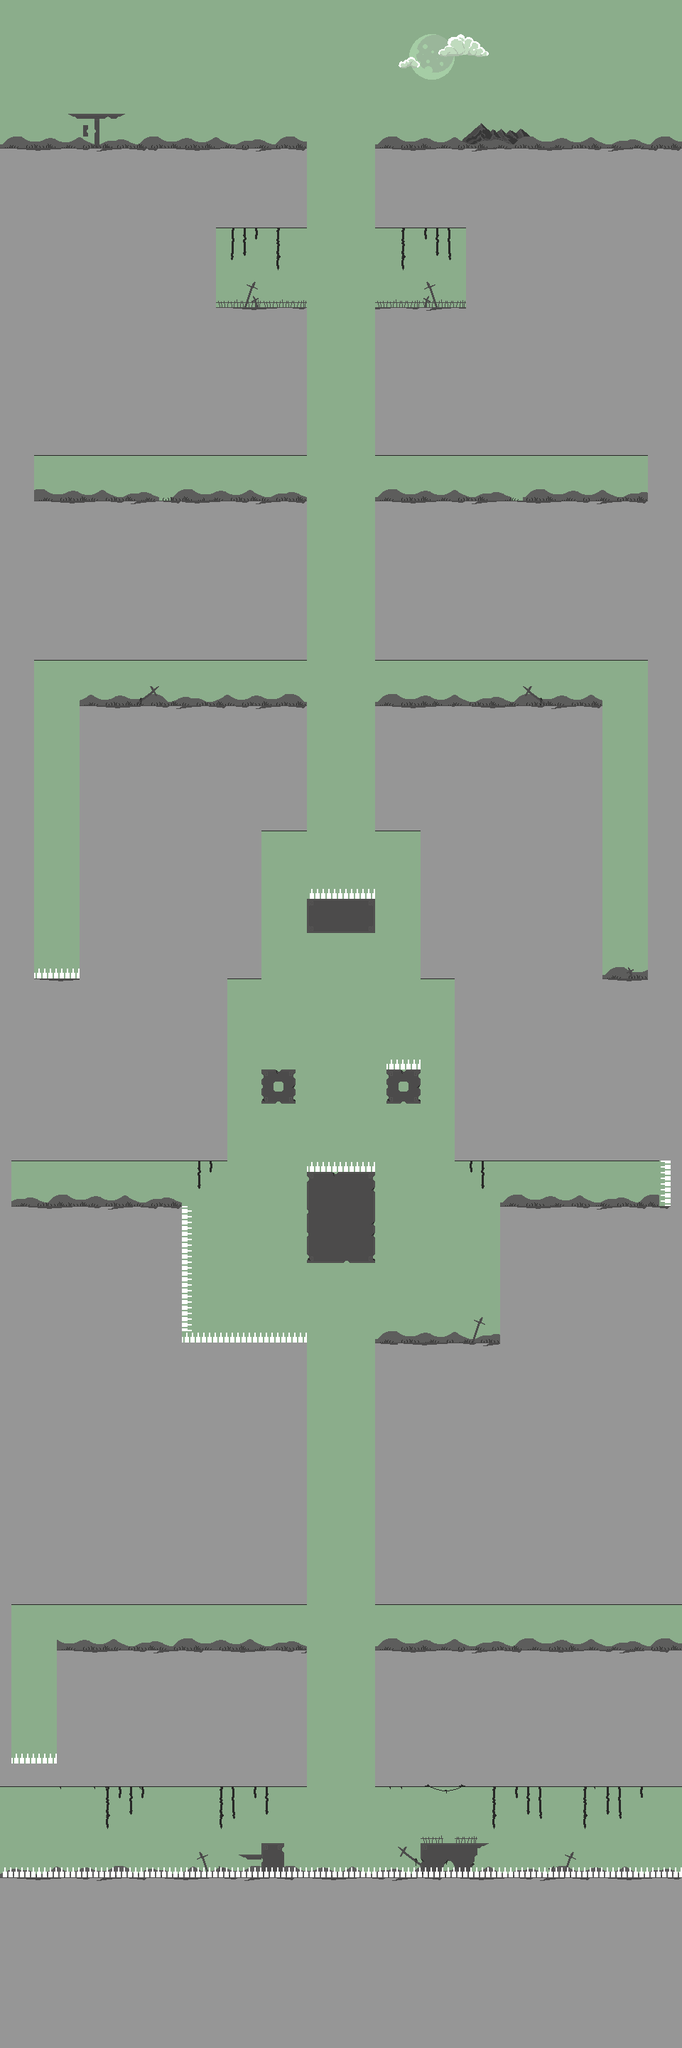

Rendered tile map (Tiled .tmx) drawn with the repository's tilesets; below, a short description and the map source with its tile grids summarised:
An orthogonal 60x180 tile map with 16x16 px tiles, 6 tile layers (background, ground, decoration, platform, ...), 3 tilesets.

<map version="1.5" tiledversion="1.6.0" orientation="orthogonal" renderorder="right-down" width="60" height="180" tilewidth="16" tileheight="16" infinite="0" nextlayerid="7" nextobjectid="1">
 <tileset firstgid="1" name="Dungeon Ruins Tileset Night" tilewidth="16" tileheight="16" tilecount="512" columns="32">
  <image source="Dungeon Ruins Tileset/Dungeon Ruins Tileset/Dungeon Ruins Tileset Night.png" trans="ff00ff" width="512" height="256" />
 </tileset>
 <tileset firstgid="513" name="Dungeon Ruins Tileset Day" tilewidth="16" tileheight="16" tilecount="512" columns="32">
  <image source="Dungeon Ruins Tileset/Dungeon Ruins Tileset/Dungeon Ruins Tileset Day.png" trans="ff00ff" width="512" height="256" />
 </tileset>
 <tileset firstgid="1025" name="Spikes01_01" tilewidth="16" tileheight="16" tilecount="4" columns="4">
  <image source="../3-1/Spikes01_01.png" trans="ff00ff" width="68" height="28" />
 </tileset>
 <layer id="1" name="background" width="60" height="180">
  <data>[10800 cells, 10800 non-empty, 1 distinct tile ids]</data>
 </layer>
 <layer id="2" name="ground" width="60" height="180">
  <data>[10800 cells, 7389 non-empty, 75 distinct tile ids]</data>
 </layer>
 <layer id="3" name="decoration" width="60" height="180">
  <data>[10800 cells, 722 non-empty, 67 distinct tile ids]</data>
 </layer>
 <layer id="4" name="platform" width="60" height="180">
  <data>[10800 cells, 48 non-empty, 37 distinct tile ids]</data>
 </layer>
 <layer id="5" name="grass" width="60" height="180">
  <data>[10800 cells, 339 non-empty, 35 distinct tile ids]</data>
 </layer>
 <layer id="6" name="spike" width="60" height="180">
  <data>[10800 cells, 60 non-empty, 4 distinct tile ids]</data>
 </layer>
</map>
